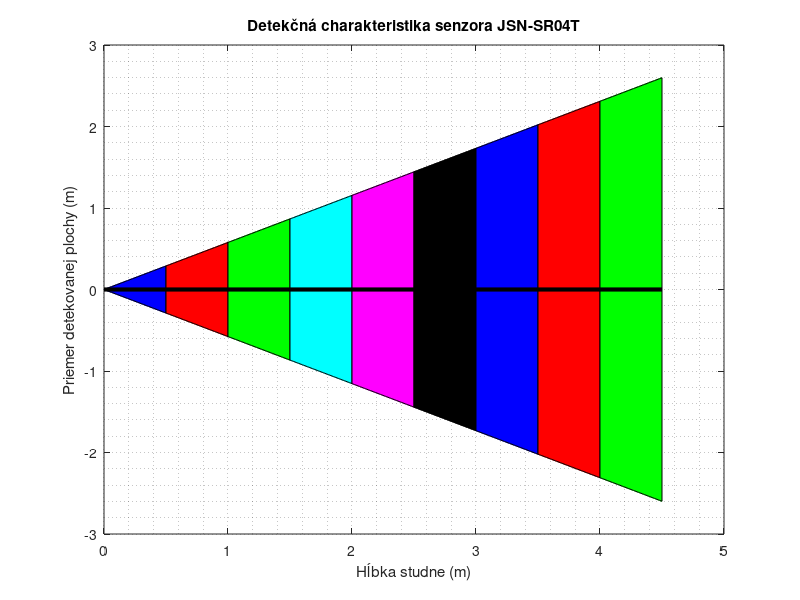

Here is the MATLAB script that generated this plot:
%%Vyhotovil: Martin Chlebovec (martinius96@gmail.com)
%%Matlab: R2016b

%%Vizualizácia detekčnej charakteristiky pre ultrazvukový senzor JSN-SR04T (vodotesný)
%%Detekčná charakteristika: 60°
%%Max. hĺbka studne 450 cm

close all;
clear all;
half_angle = 30; %%60° detection angle / 2
Radians = deg2rad( half_angle );
Radians2 = -1*(Radians);
hlbka1 = 0:0.01:0.5;
hlbka2 = 0.5:0.01:1;
hlbka3 = 1:0.01:1.5;
hlbka4 = 1.5:0.01:2;
hlbka5 = 2:0.01:2.5;
hlbka6 = 2.5:0.01:3;
hlbka7 = 3:0.01:3.5;
hlbka8 = 3.5:0.01:4;
hlbka9 = 4:0.01:4.5;
priemer1 = hlbka1*tan(Radians)
priemer2 = hlbka1*tan(Radians2)
priemer3 = hlbka2*tan(Radians)
priemer4 = hlbka2*tan(Radians2)
priemer5 = hlbka3*tan(Radians)
priemer6 = hlbka3*tan(Radians2)

priemer7 = hlbka4*tan(Radians)
priemer8 = hlbka4*tan(Radians2)

priemer9 = hlbka5*tan(Radians)
priemer10 = hlbka5*tan(Radians2)

priemer11 = hlbka6*tan(Radians)
priemer12 = hlbka6*tan(Radians2)

priemer13 = hlbka7*tan(Radians)
priemer14 = hlbka7*tan(Radians2)

priemer15 = hlbka8*tan(Radians)
priemer16 = hlbka8*tan(Radians2)

priemer17 = hlbka9*tan(Radians)
priemer18 = hlbka9*tan(Radians2)
plot (hlbka1, priemer1, '-b')
hold on 
plot (hlbka1, priemer2, '-b')
hold on 
plot (hlbka2, priemer3, '-r')
hold on 
plot (hlbka2, priemer4, '-r')
hold on 
plot (hlbka3, priemer5, '-g')
hold on 
plot (hlbka3, priemer6, '-g')
hold on 
plot (hlbka4, priemer7, '-c')
hold on 
plot (hlbka4, priemer8, '-c')
hold on 
plot (hlbka5, priemer9, '-m')
hold on 
plot (hlbka5, priemer10, '-m')
hold on 
plot (hlbka6, priemer11, '-k')
hold on 
plot (hlbka6, priemer12, '-k')
hold on 
plot (hlbka7, priemer13, '-b')
hold on 
plot (hlbka7, priemer14, '-b')
hold on 
plot (hlbka8, priemer15, '-r')
hold on 
plot (hlbka8, priemer16, '-r')
hold on 
plot (hlbka9, priemer17, '-g')
hold on 
plot (hlbka9, priemer18, '-g')
patch([hlbka1 fliplr(hlbka1)], [priemer1 fliplr(priemer2)], 'b')
patch([hlbka2 fliplr(hlbka2)], [priemer3 fliplr(priemer4)], 'r')
patch([hlbka3 fliplr(hlbka3)], [priemer5 fliplr(priemer6)], 'g')
patch([hlbka4 fliplr(hlbka4)], [priemer7 fliplr(priemer8)], 'c')
patch([hlbka5 fliplr(hlbka5)], [priemer9 fliplr(priemer10)], 'm')
patch([hlbka6 fliplr(hlbka6)], [priemer11 fliplr(priemer12)], 'k')
patch([hlbka7 fliplr(hlbka7)], [priemer13 fliplr(priemer14)], 'b')
patch([hlbka8 fliplr(hlbka8)], [priemer15 fliplr(priemer16)], 'r')
patch([hlbka9 fliplr(hlbka9)], [priemer17 fliplr(priemer18)], 'g')
hold on
plot ([0,4.5], [0,0], '-k', 'LineWidth',3)
title('Detekčná charakteristika senzora JSN-SR04T')
grid minor
xlabel('Hĺbka studne (m)') 
ylabel('Priemer detekovanej plochy (m)') 
